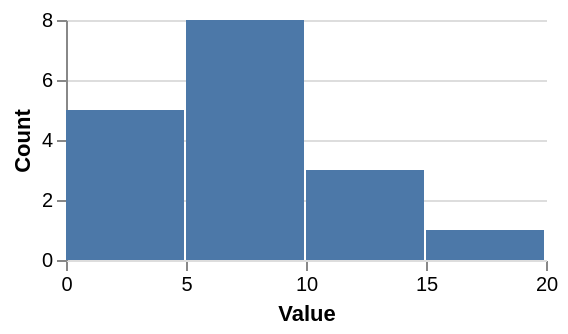

Write the Vega-Lite specification saved for this chart.
### Vega specification from a JSON file in a GitHub repository (floating-point values rounded to 4 significant figures)
{"$schema": "https://vega.github.io/schema/vega/v6.json", "description": "A histogram: the bin transform feeding an aggregate count, drawn against a gridded axis. Exercises bin boundaries, which are their own algorithm, and a grid.", "width": 240, "height": 120, "padding": 5, "data": [{"name": "points", "values": [{"v": 1}, {"v": 3}, {"v": 3.5}, {"v": 4}, {"v": 4.2}, {"v": 5}, {"v": 5.5}, {"v": 6}, {"v": 6.1}, {"v": 7}, {"v": 8}, {"v": 9}, {"v": 9.5}, {"v": 11}, {"v": 12}, {"v": 12.5}, {"v": 18}], "transform": [{"type": "bin", "field": "v", "extent": [0, 20], "maxbins": 8}, {"type": "aggregate", "groupby": ["bin0", "bin1"], "ops": ["count"], "as": ["tally"]}]}], "scales": [{"name": "x", "type": "linear", "domain": [0, 20], "range": "width", "zero": true}, {"name": "y", "type": "linear", "domain": {"data": "points", "field": "tally"}, "range": "height", "nice": true, "zero": true}], "axes": [{"orient": "bottom", "scale": "x", "tickCount": 5, "title": "Value"}, {"orient": "left", "scale": "y", "grid": true, "tickCount": 4, "title": "Count"}], "marks": [{"type": "rect", "from": {"data": "points"}, "encode": {"enter": {"x": {"scale": "x", "field": "bin0"}, "x2": {"scale": "x", "field": "bin1", "offset": -1}, "y": {"scale": "y", "field": "tally"}, "y2": {"scale": "y", "value": 0}, "fill": {"value": "#4c78a8"}}}}]}
